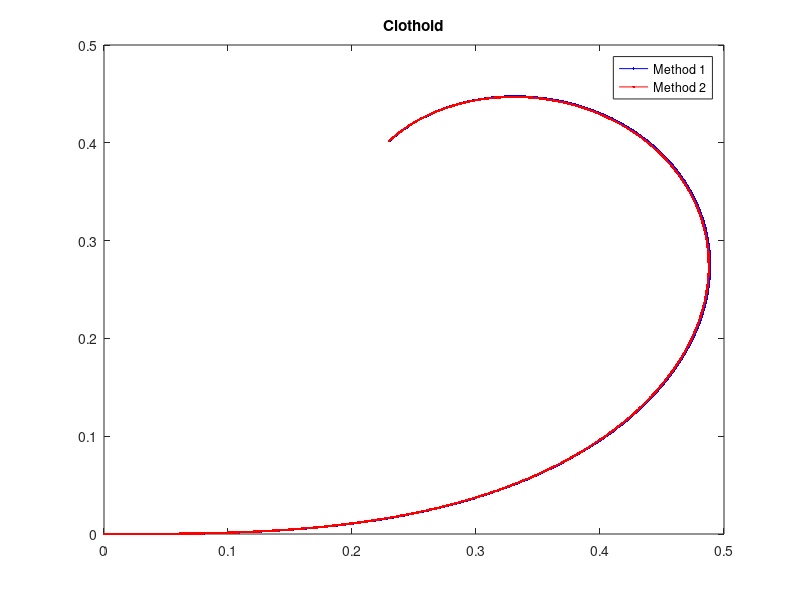
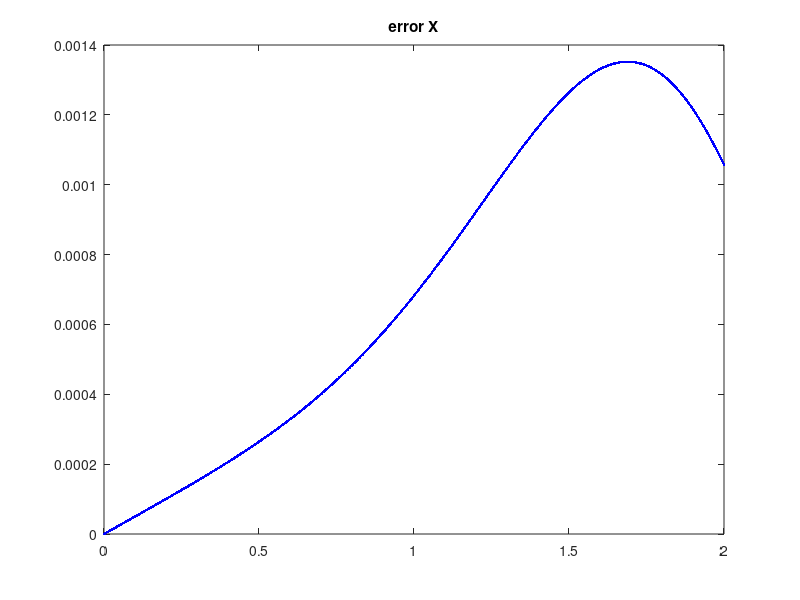
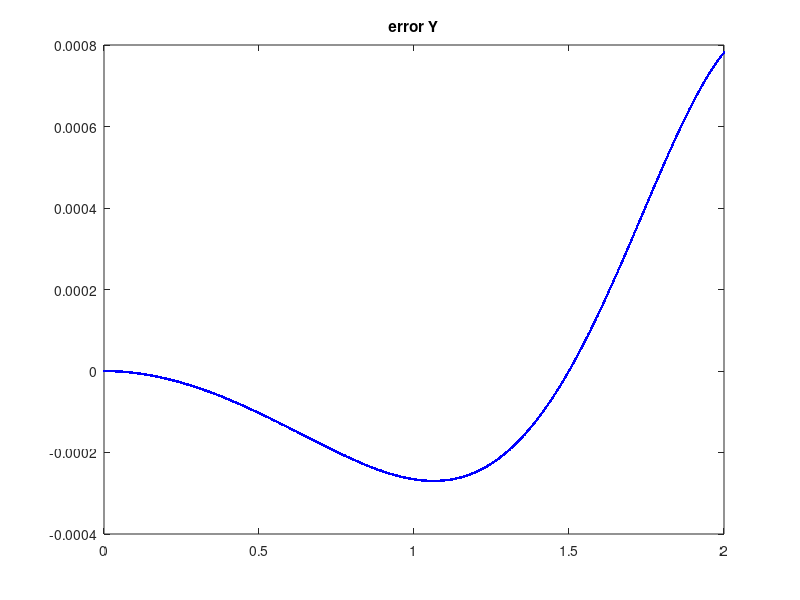

The MATLAB script that drew these images, in order:
%testClothoid
%25/01/2020

% Parameters
a = 2;
n = 1000;
tInit = 0;
tEnd = 2;
dt = tEnd/n;

% Method 1
l = linspace(tInit,tEnd,n);
f1 = @(s)1/a*cos(s.^2);
f2 = @(s)1/a*sin(s.^2);
x = @(t)integral(f1,0,t);
y = @(t)integral(f2,0,t);
p = arrayfun(x,l);
q = arrayfun(y,l);

% Method 2
X(1) = 0;
Y(1) = 0;
t = tInit;
for i=2:n
    dx = 1/a*cos(l(i)^2) * dt;
    dy = 1/a*sin(l(i)^2) * dt;
    X(i) = (X(i-1) + dx);
    Y(i) = (Y(i-1) + dy);
    t = t + dt;
end

% Plots
figure(1);
plot(p,q,'b.-');
hold on;
plot(X,Y,'r.-');
legend('Method 1', 'Method 2');
title('Clothoid');

figure(2);
plot(l, (abs(p)-abs(X)),'b.-');
title('error X');

figure(3);
plot(l, (abs(q)-abs(Y)),'b.-');
title('error Y');
